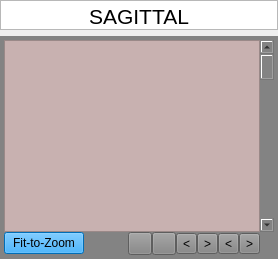
                         <widget class="QWidget" name="page_3">
                          <layout class="QGridLayout" name="gridLayout_175">
                           <property name="leftMargin">
                            <number>0</number>
                           </property>
                           <property name="topMargin">
                            <number>0</number>
                           </property>
                           <property name="rightMargin">
                            <number>0</number>
                           </property>
                           <property name="bottomMargin">
                            <number>0</number>
                           </property>
                           <item row="0" column="0">
                            <widget class="QTextEdit" name="textEdit_8">
                             <property name="minimumSize">
                              <size>
                               <width>0</width>
                               <height>30</height>
                              </size>
                             </property>
                             <property name="maximumSize">
                              <size>
                               <width>16777215</width>
                               <height>30</height>
                              </size>
                             </property>
                             <property name="verticalScrollBarPolicy">
                              <enum>Qt::ScrollBarAlwaysOff</enum>
                             </property>
                             <property name="horizontalScrollBarPolicy">
                              <enum>Qt::ScrollBarAlwaysOff</enum>
                             </property>
                             <property name="readOnly">
                              <bool>true</bool>
                             </property>
                             <property name="html">
                              <string>&lt;!DOCTYPE HTML PUBLIC &quot;-//W3C//DTD HTML 4.0//EN&quot; &quot;http://www.w3.org/TR/REC-html40/strict.dtd&quot;&gt;
&lt;html&gt;&lt;head&gt;&lt;meta name=&quot;qrichtext&quot; content=&quot;1&quot; /&gt;&lt;meta charset=&quot;utf-8&quot; /&gt;&lt;style type=&quot;text/css&quot;&gt;
p, li { white-space: pre-wrap; }
hr { height: 1px; border-width: 0; }
li.unchecked::marker { content: &quot;\2610&quot;; }
li.checked::marker { content: &quot;\2612&quot;; }
&lt;/style&gt;&lt;/head&gt;&lt;body style=&quot; font-family:'Ubuntu Sans'; font-size:11pt; font-weight:400; font-style:normal;&quot;&gt;
&lt;p align=&quot;center&quot; style=&quot; margin-top:0px; margin-bottom:0px; margin-left:0px; margin-right:0px; -qt-block-indent:0; text-indent:0px;&quot;&gt;&lt;span style=&quot; font-family:'Sans'; font-size:16pt;&quot;&gt;SAGITTAL&lt;/span&gt;&lt;/p&gt;&lt;/body&gt;&lt;/html&gt;</string>
                             </property>
                            </widget>
                           </item>
                           <item row="1" column="0">
                            <widget class="QFrame" name="frame_9">
                             <property name="minimumSize">
                              <size>
                               <width>0</width>
                               <height>200</height>
                              </size>
                             </property>
                             <property name="styleSheet">
                              <string notr="true">border-color: rgb(170, 170, 170);
background-color: rgb(131, 131, 131);
</string>
                             </property>
                             <property name="frameShape">
                              <enum>QFrame::NoFrame</enum>
                             </property>
                             <layout class="QGridLayout" name="gridLayout_144">
                              <property name="leftMargin">
                               <number>4</number>
                              </property>
                              <property name="topMargin">
                               <number>4</number>
                              </property>
                              <property name="rightMargin">
                               <number>4</number>
                              </property>
                              <property name="bottomMargin">
                               <number>4</number>
                              </property>
                              <property name="spacing">
                               <number>0</number>
                              </property>
                              <item row="3" column="7">
                               <layout class="QHBoxLayout" name="horizontalLayout_33">
                                <item>
                                 <widget class="QToolButton" name="zoom_in_data3d1">
                                  <property name="toolTip">
                                   <string>Zoom in</string>
                                  </property>
                                  <property name="text">
                                   <string/>
                                  </property>
                                  <property name="icon">
                                   <iconset>
                                    <normaloff>Icons/mri/plus.png</normaloff>Icons/mri/plus.png</iconset>
                                  </property>
                                 </widget>
                                </item>
                                <item>
                                 <widget class="QToolButton" name="zoom_out_data3d1">
                                  <property name="toolTip">
                                   <string>Zoom out</string>
                                  </property>
                                  <property name="text">
                                   <string/>
                                  </property>
                                  <property name="icon">
                                   <iconset>
                                    <normaloff>Icons/mri/minus.png</normaloff>Icons/mri/minus.png</iconset>
                                  </property>
                                 </widget>
                                </item>
                               </layout>
                              </item>
                              <item row="2" column="0" rowspan="2">
                               <widget class="QPushButton" name="fit_to_zoom_data3d1">
                                <property name="toolTip">
                                 <string>Fit the image to the window</string>
                                </property>
                                <property name="styleSheet">
                                 <string notr="true">
background-color: rgb(0, 153, 255);</string>
                                </property>
                                <property name="text">
                                 <string>Fit-to-Zoom</string>
                                </property>
                                <property name="autoDefault">
                                 <bool>false</bool>
                                </property>
                                <property name="default">
                                 <bool>false</bool>
                                </property>
                                <property name="flat">
                                 <bool>false</bool>
                                </property>
                               </widget>
                              </item>
                              <item row="3" column="8">
                               <layout class="QHBoxLayout" name="horizontalLayout_32">
                                <item>
                                 <widget class="QToolButton" name="go_down_data3d1">
                                  <property name="toolTip">
                                   <string>Pan down</string>
                                  </property>
                                  <property name="text">
                                   <string>&lt;</string>
                                  </property>
                                  <property name="icon">
                                   <iconset>
                                    <normaloff>Icons/mri/downArrow.png</normaloff>Icons/mri/downArrow.png</iconset>
                                  </property>
                                 </widget>
                                </item>
                                <item>
                                 <widget class="QToolButton" name="go_up_data3d1">
                                  <property name="toolTip">
                                   <string>Pan up</string>
                                  </property>
                                  <property name="text">
                                   <string>&gt;</string>
                                  </property>
                                  <property name="icon">
                                   <iconset>
                                    <normaloff>Icons/mri/upArrow.png</normaloff>Icons/mri/upArrow.png</iconset>
                                  </property>
                                 </widget>
                                </item>
                                <item>
                                 <widget class="QToolButton" name="go_left_data3d1">
                                  <property name="toolTip">
                                   <string>Pan left</string>
                                  </property>
                                  <property name="text">
                                   <string>&lt;</string>
                                  </property>
                                  <property name="icon">
                                   <iconset>
                                    <normaloff>Icons/mri/leftArrow.png</normaloff>Icons/mri/leftArrow.png</iconset>
                                  </property>
                                 </widget>
                                </item>
                                <item>
                                 <widget class="QToolButton" name="go_right_data3d1">
                                  <property name="toolTip">
                                   <string>Pan right</string>
                                  </property>
                                  <property name="text">
                                   <string>&gt;</string>
                                  </property>
                                  <property name="icon">
                                   <iconset>
                                    <normaloff>Icons/mri/rightArrow.png</normaloff>Icons/mri/rightArrow.png</iconset>
                                  </property>
                                 </widget>
                                </item>
                               </layout>
                              </item>
                              <item row="1" column="0" colspan="9">
                               <widget class="QVTKRenderWindowInteractor" name="vtkWidget_data_sagittal">
                                <property name="styleSheet">
                                 <string notr="true">background-color: rgb(200, 177, 176);</string>
                                </property>
                               </widget>
                              </item>
                              <item row="1" column="9">
                               <widget class="QScrollBar" name="Scroll_data3d1">
                                <property name="pageStep">
                                 <number>10</number>
                                </property>
                               </widget>
                              </item>
                             </layout>
                             <zorder>vtkWidget_data_sagittal</zorder>
                             <zorder>Scroll_data3d1</zorder>
                             <zorder>fit_to_zoom_data3d1</zorder>
                            </widget>
                           </item>
                          </layout>
                         </widget>
